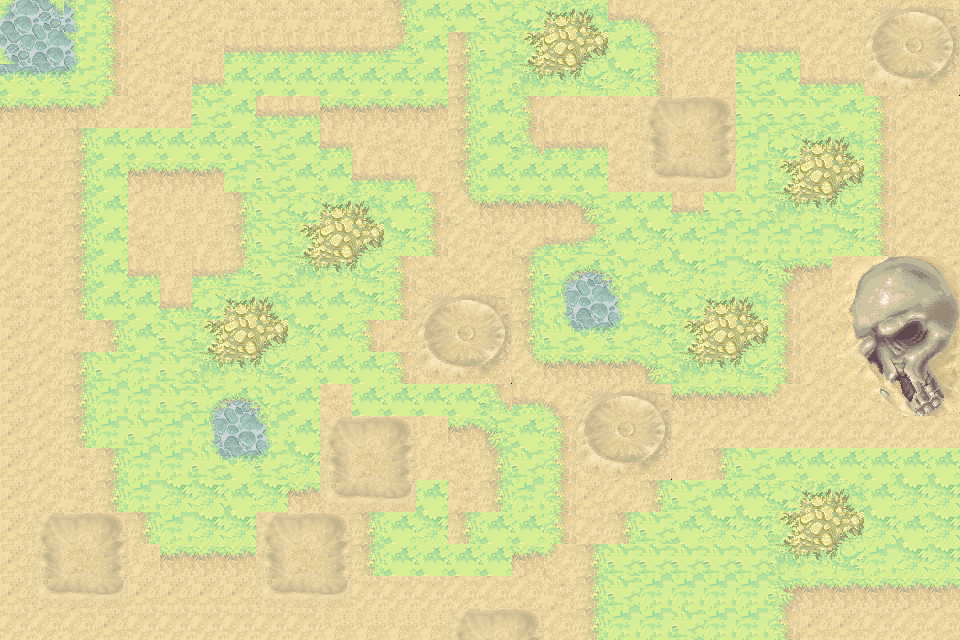

This game map was drawn from its Tiled (.tmx) file and the tilesets committed beside it. A one-line description and the full map source follow:
An orthogonal 30x20 tile map with 32x32 px tiles, 2 tile layers (basic_ground, special_ground).

<map version="1.10" tiledversion="1.10.0" orientation="orthogonal" renderorder="right-down" width="30" height="20" tilewidth="32" tileheight="32" infinite="0" nextlayerid="3" nextobjectid="1">
 <tileset firstgid="1" name="ground" tilewidth="32" tileheight="32" tilecount="441" columns="21">
  <image source="ground_tiles.png" width="672" height="701" />
 </tileset>
 <layer id="1" name="basic_ground" width="30" height="20">
  <data encoding="csv">
199,200,198,112,128,107,108,109,109,109,109,109,114,45,45,44,259,260,261,134,116,107,108,109,107,108,109,350,351,352,
220,197,198,112,107,108,109,134,134,134,134,134,135,45,114,44,280,281,282,45,112,128,129,134,134,129,130,371,372,373,
218,218,219,112,108,109,134,45,45,45,45,45,45,45,114,65,301,302,303,66,112,149,150,44,45,134,134,392,393,394,
92,92,92,137,109,130,44,45,134,134,92,92,92,92,114,45,112,108,109,109,13,14,15,44,44,44,45,112,108,109,
107,107,114,45,45,45,45,45,44,45,134,150,151,150,114,45,94,134,134,130,34,35,36,65,259,260,261,112,129,130,
107,107,114,45,92,92,92,65,44,45,45,134,134,150,114,45,45,45,45,151,55,56,57,65,280,281,282,112,150,151,
108,109,114,45,130,149,149,114,44,259,260,261,45,112,136,92,92,92,93,45,45,134,44,44,301,302,303,112,108,109,
108,109,114,45,151,149,150,114,44,280,281,282,66,112,130,109,115,134,135,45,66,45,65,65,65,65,66,112,129,130,
108,109,114,45,134,149,134,135,44,301,302,303,112,151,151,130,114,175,176,177,45,66,65,66,91,92,345,346,347,348,
109,109,114,45,45,134,259,260,261,45,45,66,112,350,351,352,114,196,197,198,66,259,260,261,112,108,366,367,368,369,
107,108,109,114,45,44,280,281,282,66,45,112,107,371,372,373,114,217,218,219,66,280,281,282,112,129,387,388,389,390,
107,108,114,44,65,44,301,302,303,45,45,45,112,392,393,394,136,92,92,92,93,301,302,303,112,150,408,409,410,411,
107,108,114,65,65,44,175,176,177,45,151,45,45,45,45,94,134,116,350,351,352,92,92,92,137,108,108,430,431,432,
107,108,114,65,44,65,196,197,198,45,13,14,15,150,92,93,45,112,371,372,373,128,129,130,128,129,130,128,129,130,
107,108,109,114,65,65,217,218,219,66,34,35,36,150,151,114,44,112,392,393,394,149,114,44,45,45,45,45,45,45,
107,108,109,114,65,66,66,45,66,92,55,56,57,45,109,114,65,112,107,108,114,44,45,45,259,260,261,45,66,66,
107,13,14,15,114,65,66,66,13,14,15,114,45,66,114,45,45,112,128,114,44,45,66,66,280,281,282,66,45,66,
107,34,35,36,150,92,92,92,34,35,36,114,45,45,45,45,92,137,114,44,44,44,44,44,301,302,303,65,66,66,
107,55,56,57,107,107,107,107,55,56,57,128,128,128,129,130,108,109,114,44,65,65,65,65,91,92,92,92,92,92,
128,129,130,107,128,128,128,128,128,128,149,149,149,149,13,14,15,130,114,65,65,44,65,65,112,107,107,128,129,130
</data>
 </layer>
 <layer id="2" name="special_ground" width="30" height="20">
  <data encoding="csv">
0,0,0,0,0,0,0,0,0,0,0,0,0,0,0,0,259,260,261,0,0,0,0,0,0,0,0,350,351,352,
0,0,0,0,0,0,0,0,0,0,0,0,0,0,0,0,280,281,282,0,0,0,0,0,0,0,0,371,372,373,
0,0,0,0,0,0,0,0,0,0,0,0,0,0,0,0,301,302,303,0,0,0,0,0,0,0,0,392,393,394,
0,0,0,0,0,0,0,0,0,0,0,0,0,0,0,0,0,0,0,0,13,14,15,0,0,0,0,0,0,0,
0,0,0,0,0,0,0,0,0,0,0,0,0,0,0,0,0,0,0,0,34,35,36,0,259,260,261,0,0,0,
0,0,0,0,0,0,0,0,0,0,0,0,0,0,0,0,0,0,0,0,55,56,57,0,280,281,282,0,0,0,
0,0,0,0,0,0,0,0,0,259,260,261,0,0,0,0,0,0,0,0,0,0,0,0,301,302,303,0,0,0,
0,0,0,0,0,0,0,0,0,280,281,282,0,0,0,0,0,0,0,0,0,0,0,0,0,0,0,0,0,0,
0,0,0,0,0,0,0,0,0,301,302,303,0,0,0,0,0,175,176,177,0,0,0,0,0,0,0,0,0,0,
0,0,0,0,0,0,259,260,261,0,0,0,0,350,351,352,0,196,197,198,0,259,260,261,0,0,0,0,0,0,
0,0,0,0,0,0,280,281,282,0,0,0,0,371,372,373,0,217,218,219,0,280,281,282,0,0,0,0,0,0,
0,0,0,0,0,0,301,302,303,0,0,0,0,392,393,394,0,0,0,0,0,301,302,303,0,0,0,0,0,0,
0,0,0,0,0,0,175,176,177,0,0,0,0,0,0,0,0,0,350,351,352,0,0,0,0,0,0,0,0,0,
0,0,0,0,0,0,196,197,198,0,13,14,15,0,0,0,0,0,371,372,373,0,0,0,0,0,0,0,0,0,
0,0,0,0,0,0,217,218,219,0,34,35,36,0,0,0,0,0,392,393,394,0,0,0,0,0,0,0,0,0,
0,0,0,0,0,0,0,0,0,0,55,56,57,0,0,0,0,0,0,0,0,0,0,0,259,260,261,0,0,0,
0,13,14,15,0,0,0,0,13,14,15,0,0,0,0,0,0,0,0,0,0,0,0,0,280,281,282,0,0,0,
0,34,35,36,0,0,0,0,34,35,36,0,0,0,0,0,0,0,0,0,0,0,0,0,301,302,303,0,0,0,
0,55,56,57,0,0,0,0,55,56,57,0,0,0,0,0,0,0,0,0,0,0,0,0,0,0,0,0,0,0,
0,0,0,0,0,0,0,0,0,0,0,0,0,0,13,14,15,0,0,0,0,0,0,0,0,0,0,0,0,0
</data>
 </layer>
</map>
